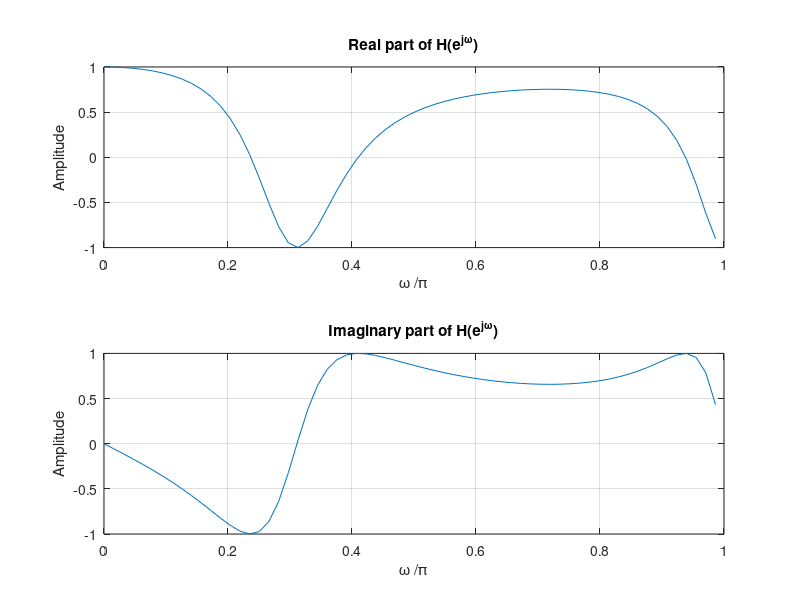
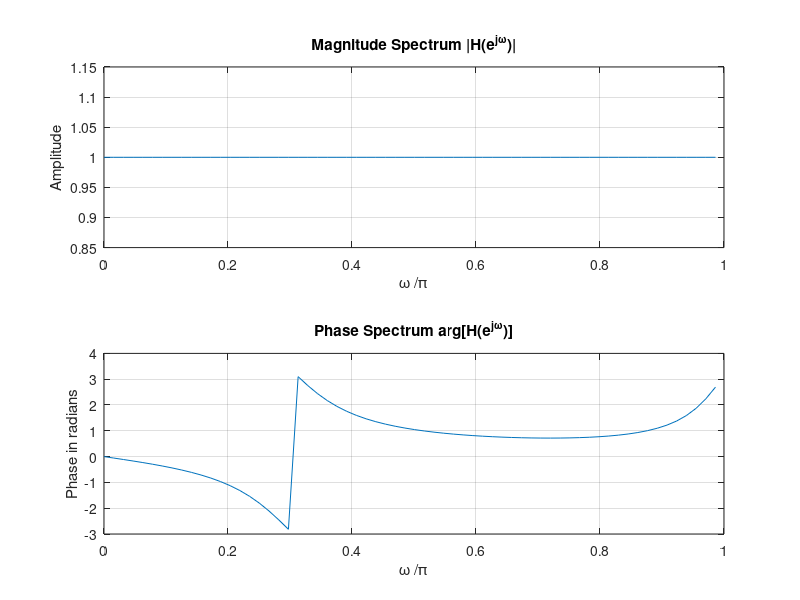

Reproduce these figures in MATLAB, in order.
% Program P3_1
% Evaluation of the DTFT 
clf;clc;clear all
% Compute the frequency samples of the DTFT
w = 0:8*pi/511:pi;
num = [0.7 -0.5 0.3 1];den = [1,0.3,-0.5,0.7];
h = freqz(num, den, w);
% Plot the DTFT	
subplot(2,1,1)	
plot(w/pi,real(h));grid
title('Real part of H(e^{j\omega})')
xlabel('\omega /\pi');
ylabel('Amplitude');
subplot(2,1,2)
plot(w/pi,imag(h));grid
title('Imaginary part of H(e^{j\omega})')
xlabel('\omega /\pi');
ylabel('Amplitude');
figure;
subplot(2,1,1)
plot(w/pi,abs(h));grid
title('Magnitude Spectrum |H(e^{j\omega})|')
xlabel('\omega /\pi');
ylabel('Amplitude');
subplot(2,1,2)
plot(w/pi,angle(h));grid
title('Phase Spectrum arg[H(e^{j\omega})]')
xlabel('\omega /\pi');
ylabel('Phase in radians');